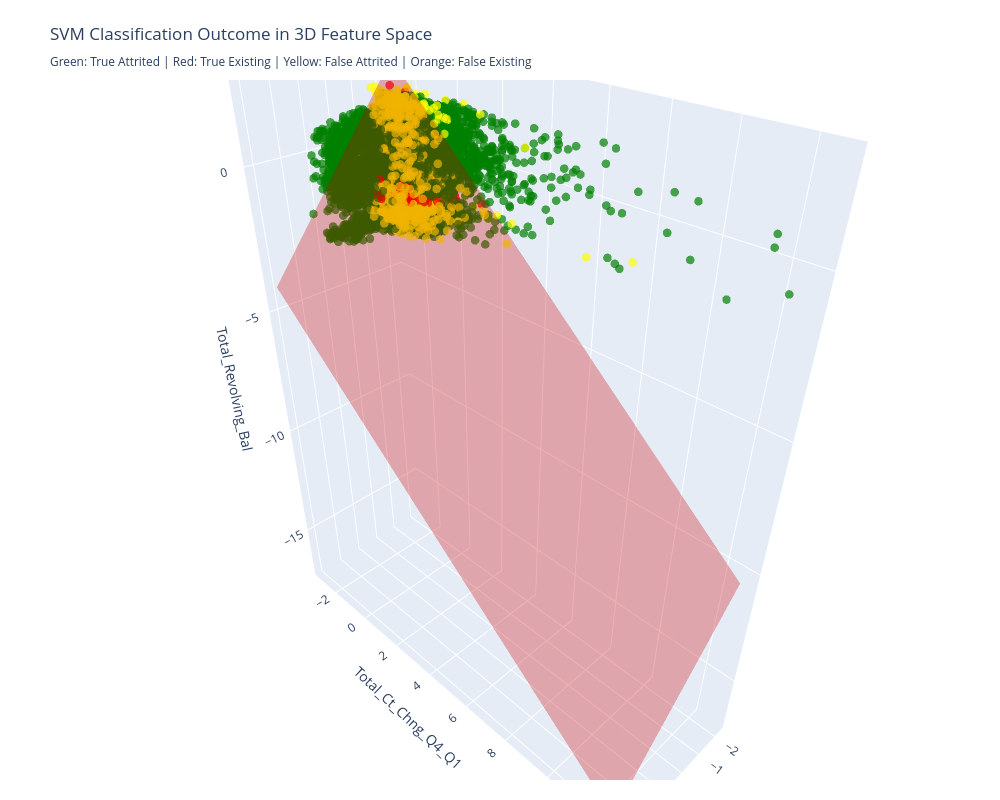

Write notebook code for a chart like this one.
### Code cell
import numpy as np
import pandas as pd
import plotly.graph_objects as go
from sklearn.metrics import confusion_matrix, accuracy_score, precision_score, recall_score, f1_score
import seaborn as sns
import matplotlib.pyplot as plt

# --- Prepare data ---
X_3d = pd.DataFrame(X_scaled, columns=['Total_Trans_Ct', 'Total_Ct_Chng_Q4_Q1', 'Total_Revolving_Bal'])
X_3d['Actual'] = y.values
X_3d['Predicted'] = y_pred

# --- Classification outcome logic ---
def get_outcome(row):
    if row['Actual'] == 0 and row['Predicted'] == 0:
        return 'True Existing'
    elif row['Actual'] == 1 and row['Predicted'] == 1:
        return 'True Attrited'
    elif row['Actual'] == 1 and row['Predicted'] == 0:
        return 'False Existing'  # Predicted existing, but actually attrited
    else:
        return 'False Attrited'  # Predicted attrited, but actually existing

X_3d['Outcome'] = X_3d.apply(get_outcome, axis=1)

color_map = {
    'True Attrited': 'green',
    'True Existing': 'red',
    'False Attrited': 'yellow',
    'False Existing': 'orange'
}

# --- 3D Scatter Plot ---
scatter = go.Scatter3d(
    x=X_3d['Total_Trans_Ct'],
    y=X_3d['Total_Ct_Chng_Q4_Q1'],
    z=X_3d['Total_Revolving_Bal'],
    mode='markers',
    marker=dict(
        size=5,
        color=[color_map[o] for o in X_3d['Outcome']],
        opacity=0.7
    ),
    text=X_3d['Outcome'],
    name='Classification Outcome'
)

# --- SVM Decision Hyperplane ---
x_range = np.linspace(X_3d['Total_Trans_Ct'].min(), X_3d['Total_Trans_Ct'].max(), 10)
y_range = np.linspace(X_3d['Total_Ct_Chng_Q4_Q1'].min(), X_3d['Total_Ct_Chng_Q4_Q1'].max(), 10)
xx, yy = np.meshgrid(x_range, y_range)
coef = svm_clf.coef_[0]
intercept = svm_clf.intercept_[0]
zz = (-coef[0] * xx - coef[1] * yy - intercept) / coef[2]

plane = go.Surface(
    x=xx, y=yy, z=zz,
    showscale=False,
    opacity=0.3,
    colorscale=[[0, 'red'], [1, 'red']],
    name='SVM Hyperplane'
)

fig = go.Figure(data=[scatter, plane])
fig.update_layout(
    title='SVM Classification Outcome in 3D Feature Space<br><sub>Green: True Attrited | Red: True Existing | Yellow: False Attrited | Orange: False Existing</sub>',
    scene=dict(
        xaxis_title='Total_Trans_Ct',
        yaxis_title='Total_Ct_Chng_Q4_Q1',
        zaxis_title='Total_Revolving_Bal'
    ),
    width=1000,
    height=800,
    legend_title_text='Prediction Outcome',
    margin=dict(l=20, r=20, b=20, t=80)
)
fig.write_html("svm_3d_colored_outcome_with_heatmap.html")
fig.show()

# --- Confusion Matrix Heatmap ---
cm = confusion_matrix(X_3d['Actual'], X_3d['Predicted'])
plt.figure(figsize=(6, 4))
sns.heatmap(
    cm, annot=True, fmt='d', cmap='YlOrRd', cbar=False,
    xticklabels=['Predicted Attrited', 'Predicted Existing'],
    yticklabels=['Actual Attrited', 'Actual Existing']
)
plt.title('Confusion Matrix Heatmap')
plt.xlabel('Predicted Label')
plt.ylabel('Actual Label')
plt.tight_layout()
plt.show()

# --- Evaluation Metrics ---
accuracy = accuracy_score(X_3d['Actual'], X_3d['Predicted'])
precision = precision_score(X_3d['Actual'], X_3d['Predicted'])
recall = recall_score(X_3d['Actual'], X_3d['Predicted'])
f1 = f1_score(X_3d['Actual'], X_3d['Predicted'])

print("SVM Performance Metrics:")
print(f"Accuracy : {accuracy:.4f}")
print(f"Precision: {precision:.4f}")
print(f"Recall   : {recall:.4f}")
print(f"F1 Score : {f1:.4f}")

### Figure 1 — Plotly figure (JSON) as saved in the notebook; plotly's stock layout.template omitted (floating-point values rounded to 4 significant figures; data arrays with more than 128 entries replaced by an {"elided": "..."} marker saying what was removed)
{"data": [{"marker": {"color": {"elided": "10127 str values"}, "opacity": 0.7, "size": 5}, "mode": "markers", "name": "Classification Outcome", "text": {"elided": "10127 str values"}, "type": "scatter3d", "x": {"elided": "10127 float values"}, "y": {"elided": "10127 float values"}, "z": {"elided": "10127 float values"}}, {"colorscale": [[0, "red"], [1, "red"]], "name": "SVM Hyperplane", "opacity": 0.3, "showscale": false, "type": "surface", "x": [[-2.337, -1.727, -1.116, -0.5052, 0.1054, 0.7161, 1.327, 1.937, 2.548, 3.159], [-2.337, -1.727, -1.116, -0.5052, 0.1054, 0.7161, 1.327, 1.937, 2.548, 3.159], [-2.337, -1.727, -1.116, -0.5052, 0.1054, 0.7161, 1.327, 1.937, 2.548, 3.159], [-2.337, -1.727, -1.116, -0.5052, 0.1054, 0.7161, 1.327, 1.937, 2.548, 3.159], [-2.337, -1.727, -1.116, -0.5052, 0.1054, 0.7161, 1.327, 1.937, 2.548, 3.159], [-2.337, -1.727, -1.116, -0.5052, 0.1054, 0.7161, 1.327, 1.937, 2.548, 3.159], [-2.337, -1.727, -1.116, -0.5052, 0.1054, 0.7161, 1.327, 1.937, 2.548, 3.159], [-2.337, -1.727, -1.116, -0.5052, 0.1054, 0.7161, 1.327, 1.937, 2.548, 3.159], [-2.337, -1.727, -1.116, -0.5052, 0.1054, 0.7161, 1.327, 1.937, 2.548, 3.159], [-2.337, -1.727, -1.116, -0.5052, 0.1054, 0.7161, 1.327, 1.937, 2.548, 3.159]], "y": [[-2.992, -2.992, -2.992, -2.992, -2.992, -2.992, -2.992, -2.992, -2.992, -2.992], [-1.258, -1.258, -1.258, -1.258, -1.258, -1.258, -1.258, -1.258, -1.258, -1.258], [0.4751, 0.4751, 0.4751, 0.4751, 0.4751, 0.4751, 0.4751, 0.4751, 0.4751, 0.4751], [2.208, 2.208, 2.208, 2.208, 2.208, 2.208, 2.208, 2.208, 2.208, 2.208], [3.942, 3.942, 3.942, 3.942, 3.942, 3.942, 3.942, 3.942, 3.942, 3.942], [5.675, 5.675, 5.675, 5.675, 5.675, 5.675, 5.675, 5.675, 5.675, 5.675], [7.409, 7.409, 7.409, 7.409, 7.409, 7.409, 7.409, 7.409, 7.409, 7.409], [9.142, 9.142, 9.142, 9.142, 9.142, 9.142, 9.142, 9.142, 9.142, 9.142], [10.88, 10.88, 10.88, 10.88, 10.88, 10.88, 10.88, 10.88, 10.88, 10.88], [12.61, 12.61, 12.61, 12.61, 12.61, 12.61, 12.61, 12.61, 12.61, 12.61]], "z": [[2.415, 1.707, 0.9989, 0.2908, -0.4174, -1.126, -1.834, -2.542, -3.25, -3.958], [0.9708, 0.2626, -0.4455, -1.154, -1.862, -2.57, -3.278, -3.986, -4.695, -5.403], [-0.4737, -1.182, -1.89, -2.598, -3.306, -4.015, -4.723, -5.431, -6.139, -6.847], [-1.918, -2.626, -3.334, -4.043, -4.751, -5.459, -6.167, -6.875, -7.583, -8.292], [-3.363, -4.071, -4.779, -5.487, -6.195, -6.903, -7.612, -8.32, -9.028, -9.736], [-4.807, -5.515, -6.223, -6.932, -7.64, -8.348, -9.056, -9.764, -10.47, -11.18], [-6.252, -6.96, -7.668, -8.376, -9.084, -9.792, -10.5, -11.21, -11.92, -12.63], [-7.696, -8.404, -9.112, -9.821, -10.53, -11.24, -11.95, -12.65, -13.36, -14.07], [-9.14, -9.849, -10.56, -11.26, -11.97, -12.68, -13.39, -14.1, -14.81, -15.51], [-10.58, -11.29, -12.0, -12.71, -13.42, -14.13, -14.83, -15.54, -16.25, -16.96]]}], "layout": {"height": 800, "legend": {"title": {"text": "Prediction Outcome"}}, "margin": {"b": 20, "l": 20, "r": 20, "t": 80}, "scene": {"xaxis": {"title": {"text": "Total_Trans_Ct"}}, "yaxis": {"title": {"text": "Total_Ct_Chng_Q4_Q1"}}, "zaxis": {"title": {"text": "Total_Revolving_Bal"}}}, "title": {"text": "SVM Classification Outcome in 3D Feature Space<br><sub>Green: True Attrited | Red: True Existing | Yellow: False Attrited | Orange: False Existing</sub>"}, "width": 1000}}
